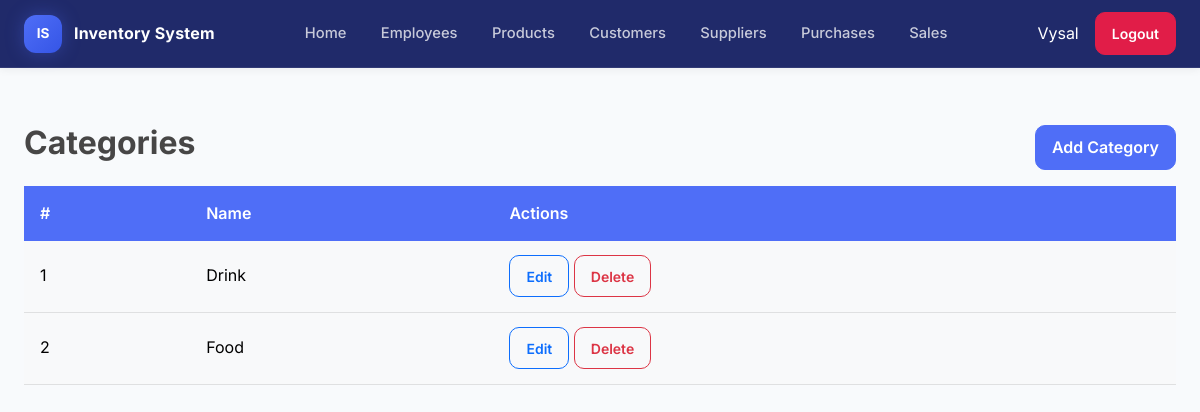
The page /categories/ (signed in) on the database its author committed.
### products/models.py (models this page shows, shortened)
class Category(models.Model):
    name = models.CharField(max_length=100, unique=True)
    created_at = models.DateTimeField(auto_now_add=True)
    class Meta:
        ordering = ["name"]
        verbose_name_plural = "categories"

### products/views.py (the view)
# urls.py: path("categories/", views.category_list, name="category_list"),
@login_required
def category_list(request):
    categories = Category.objects.all()
    return render(request, "products/category_list.html", {"categories": categories})

### templates/products/category_list.html (shortened to what this page needs)
{% extends "base.html" %}
{% block content %}
<div class="container">
  <div class="d-flex justify-content-between align-items-center my-3">
    <h2>Categories</h2>
    <a href="{% url 'category_create' %}" class="btn btn-primary">Add Category</a>
  </div>
  <div class="table-responsive">
    <table class="table table-light table-hover align-middle">
      <thead>
        <tr>
          <th>#</th>
          <th>Name</th>
          <th>Actions</th>
        </tr>
      </thead>
      <tbody>
        {% for category in categories %}
        <tr>
          <td data-label="#">{{ category.id }}</td>
          <td data-label="Name">{{ category.name }}</td>
          <td data-label="Actions">
            <a href="{% url 'category_update' category.id %}"
               class="btn btn-sm btn-outline-primary">
              Edit
            </a>
            <a href="{% url 'category_delete' category.id %}"
               class="btn btn-sm btn-outline-danger">
              Delete
            </a>
          </td>
        </tr>
        {% empty %}
        <tr>
          <td data-label="Message" colspan="3" class="text-muted">
            No categories yet.
          </td>
        </tr>
        {% endfor %}
      </tbody>
    </table>
  </div>
</div>
{% endblock %}

### templates/partials/_navbar.html (shortened to what this page needs)
{% load static %}
 <nav class="navbar" role="navigation" aria-label="Main navigation">
    <a class="brand" href="{% url 'dashboard_home' %}">
      <div class="logo">IS</div>
      <span class="app-name">Inventory System</span>
    </a>
    <ul class="links" role="list">
      <li><a class="nav-link" href="{% url 'dashboard_home' %}">Home</a></li>
      <li><a class="nav-link" href="{% url 'employee_list' %}">Employees</a></li>
      <li><a class="nav-link" href="{% url 'product_list' %}">Products</a></li>
      <li><a class="nav-link" href="{% url 'customer_list' %}">Customers</a></li>
      <li><a class="nav-link" href="{% url 'supplier_list' %}">Suppliers</a></li>
      <li><a class="nav-link" href="{% url 'purchase_list' %}">Purchases</a></li>
      <li><a class="nav-link" href="{% url 'order_list' %}">Sales</a></li>
    </ul>
    <div class="actions">
      {% if user.is_authenticated %}
        <span class="me-2 text-white">{{ user.username }}</span>
        <form method="post" action="{% url 'logout' %}" class="d-inline">
          <button type="submit" class="btn btn-sm btn-danger d-none d-lg-inline-block">Logout</button>
        </form>
      {% else %}
        <a href="{% url 'login' %}" class="btn btn-sm btn-primary d-none d-lg-inline-block">Login</a>
      {% endif %}
    </div>
  </nav>

### static/css/style.css (style rules this page uses)
:root { --primary: #4f6ef7; --primary-dark: #3555e6; --primary-soft: rgba(79, 110, 247, 0.12); --success: #16a34a; --danger: #e11d48; --warning: #f59e0b; --info: #0ea5e9; --nav-bg1: #ffffff; --nav-bg: #040f57e1; --nav-border: rgba(255, 255, 255, 0.08); --nav-link: rgba(255, 255, 255, 0.75); --nav-link-hover: #ffffff; --body-bg: #f8fafc; --surface: #ffffff; --surface-2: #f1f5f9; --text: #474646; --text-muted: #1a1a1a; --border: #e2e8f0; --radius: 14px; --radius-sm: 10px; --shadow-sm: 0 2px 8px rgba(15, 23, 42, 0.06); --shadow-md: 0 10px 30px rgba(15, 23, 42, 0.08); --navbar-height: 68px; --font-main: 'Inter', -apple-system, BlinkMacSystemFont, 'Segoe UI', sans-serif; }
* { box-sizing: border-box; }
html { scroll-behavior: smooth; }
body { margin: 0; padding: 0; font-family: var(--font-main); background: var(--body-bg); color: var(--text); line-height: 1.6; }
a { color: inherit; }
h1, h2, h3, h4, h5, h6 { font-weight: 700; color: var(--text); margin-top: 0; }
.container, .container-fluid { padding-top: 1rem; padding-bottom: 1rem; }
.navbar { display: flex; align-items: center; justify-content: space-between; gap: 1rem; height: var(--navbar-height); padding: 0 1.5rem; background: var(--nav-bg); border-bottom: 1px solid var(--nav-border); position: sticky; width: 100% !important; top: 0; z-index: 1000; box-shadow: var(--shadow-sm); }
.brand { display: flex; align-items: center; gap: 0.75rem; text-decoration: none; flex-shrink: 0; }
.logo { width: 38px; height: 38px; border-radius: 12px; background: linear-gradient(135deg, var(--primary), var(--primary-dark)); color: white; display: flex; align-items: center; justify-content: center; font-size: 0.85rem; font-weight: 700; box-shadow: 0 0px 18px rgba(79, 110, 247, 0.35); }
.app-name { font-size: 1rem; font-weight: 700; color: #ffffff; letter-spacing: 0.2px; }
.links { display: flex; align-items: center; gap: 0.35rem; list-style: none; margin: 0; padding: 0; }
.nav-link { display: flex; align-items: center; gap: 0.5rem; padding: 0.55rem 0.9rem; border-radius: 10px; color: var(--nav-link); text-decoration: none; font-size: 0.92rem; font-weight: 500; transition: all 0.2s ease; }
.actions { display: flex; align-items: center; gap: 0.5rem; flex-shrink: 0; }
.table { margin-bottom: 0; vertical-align: middle; }
.table thead th { background: var(--primary); color: #ffffff; border: none; font-weight: 600; }
.table td, .table th { padding: 0.9rem 1rem; }
.table tbody tr { transition: background 0.15s ease; }
.btn { border-radius: 10px; font-weight: 600; padding: 0.6rem 1rem; transition: all 0.2s ease; }
.btn-primary { background: var(--primary); border-color: var(--primary); }
.btn-danger { background: var(--danger); border-color: var(--danger); }
.container, .container-fluid { width: 100%; max-width: 100%; margin: 0 auto; }

### rows shown on the page
Category: id "1", name "Drink"
Category: id "2", name "Food"

### other values the page prints
{{ user.username }} "Vysal"
